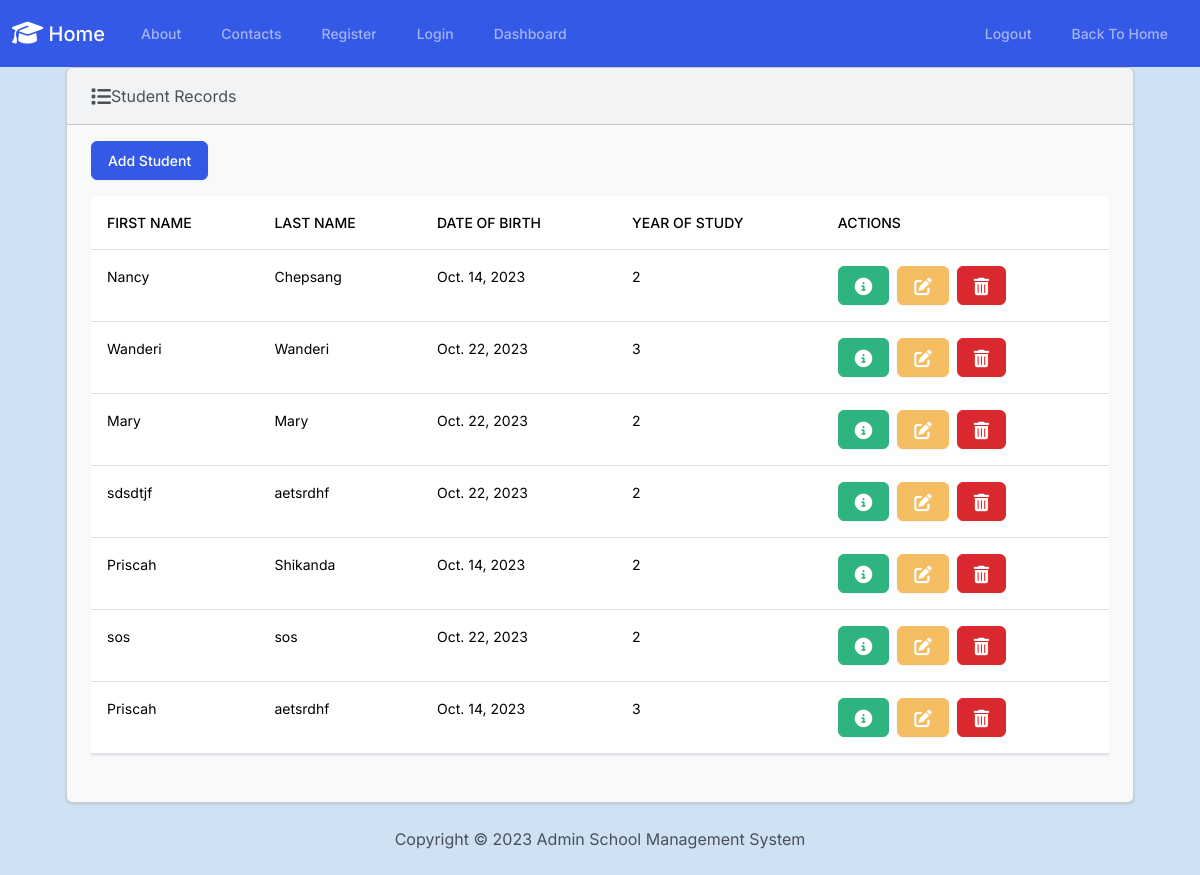
Page /students/view_students/ on the earlier database version.
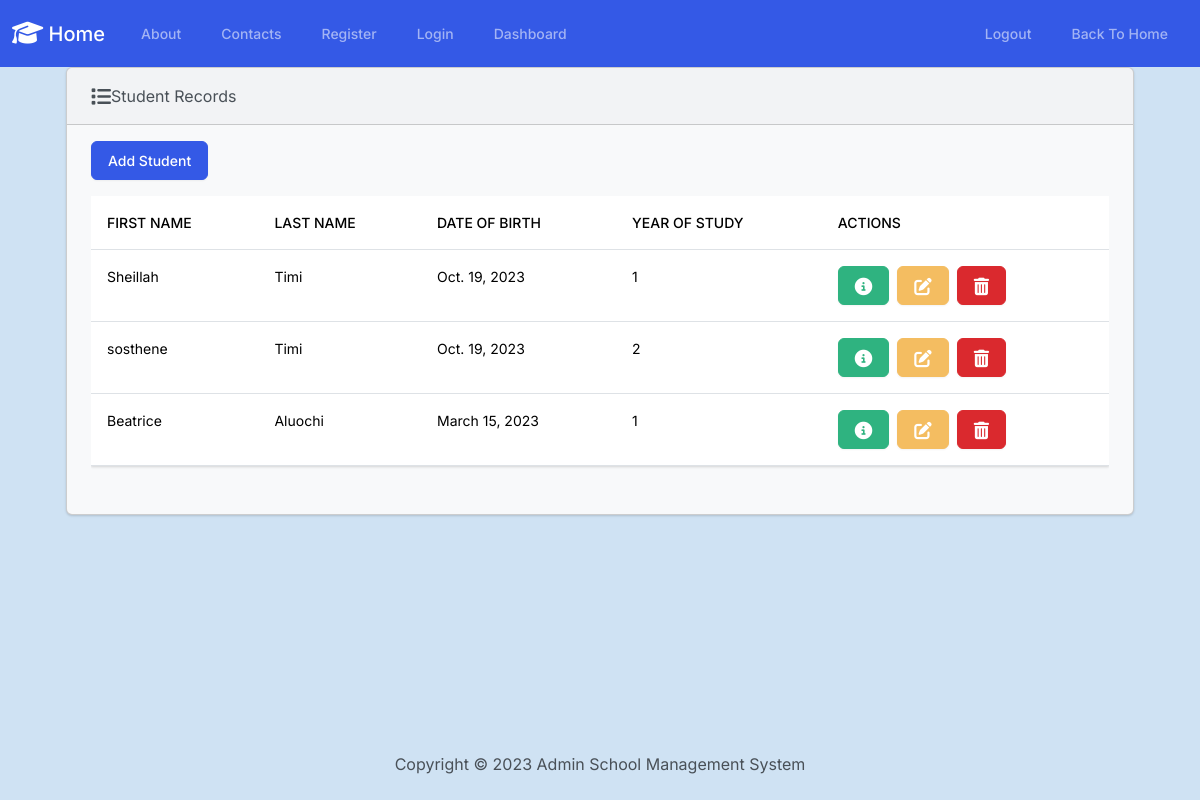
Same page on the later database version.
### Students/models.py (models this page shows, shortened)
class Student(models.Model):
    firstName = models.CharField(max_length=50)
    lastName = models.CharField(max_length=50)
    dateOfBirth = models.DateField()
    yearOfStudy = models.IntegerField(choices=YEAR_CHOICES)

### Students/views.py (the view)
# urls.py: path('view_students/', views.view_students, name="view_students"),
def view_students(request):
    students = Student.objects.all()
    context = {
        "students": students,
    }
    return render(request, 'students/view_students.html', context)

### templates/students/view_students.html (shortened to what this page needs)
{% extends "layout.html" %}
{% block content %}
    <div class="row">
        <div class="col-12">
            {% if students %}
            <div class="card bg-light ms-4 me-4 mb-4">
                <div class="card-header">
                    <i class="fa-solid fa-list fa-lg"></i>Student Records
                </div>
                <div class="card-body">
                    <p class="card-text">
                        <a href="{% url 'add_student' %}" class="btn btn-primary">
                            Add Student</a>
                        <div class="table-responsive">
                            <table class="table table-hover">
                                <thead>
                                    <tr>
                                        <th scope="col">First Name</th>
                                        <th scope="col">Last Name</th>
                                        <th scope="col">Date Of Birth</th>
                                        <th scope="col">Year Of Study</th>
                                        <th scope="col">Actions</th>
                                    </tr>
                                </thead>
                                <tbody>
                                    {% for student in students %}
                                    <tr>
                                        <td>{{ student.firstName }}</td>
                                        <td>{{ student.lastName }}</td>
                                        <td>{{ student.dateOfBirth }}</td>
                                        <td>{{ student.yearOfStudy }}</td>
                                        <td>
                                            <button type="button" class="btn btn-success me-1" data-bs-toggle="modal" data-bs-target="#myModal{{ student.id }}">
                                            </button>
                                            <a class="btn btn-warning me-1" href="{% url 'edit_student' student.id %}">
                                            </a>
                                            <button type="button" class="btn btn-danger" data-bs-toggle="modal" data-bs-target="#delete{{ student.id }}">
                                            </button>
                                        </td>
                                    </tr>
                                    {% endfor %}
                                </tbody>
                            </table>
                        </div>
                    </p>
                </div>
            </div>
            {% else %}
            <h5 class="alert alert-primary ms-4 me-4">No Student Records</h5>
            {% endif %}
        </div>
    </div>
{% endblock %}

Differences in the rows shown:
removed Student: firstName "Nancy", lastName "Chepsang", dateOfBirth "Oct. 14, 2023", yearOfStudy "2"
removed Student: firstName "Wanderi", lastName "Wanderi", dateOfBirth "Oct. 22, 2023", yearOfStudy "3"
removed Student: firstName "Mary", lastName "Mary", dateOfBirth "Oct. 22, 2023", yearOfStudy "2"
removed Student: firstName "sdsdtjf", lastName "aetsrdhf", dateOfBirth "Oct. 22, 2023", yearOfStudy "2"
removed Student: firstName "Priscah", lastName "Shikanda", dateOfBirth "Oct. 14, 2023", yearOfStudy "2"
removed Student: firstName "sos", lastName "sos", dateOfBirth "Oct. 22, 2023", yearOfStudy "2"
removed Student: firstName "Priscah", lastName "aetsrdhf", dateOfBirth "Oct. 14, 2023", yearOfStudy "3"
added Student: firstName "Sheillah", lastName "Timi", dateOfBirth "Oct. 19, 2023", yearOfStudy "1"
added Student: firstName "sosthene", lastName "Timi", dateOfBirth "Oct. 19, 2023", yearOfStudy "2"
added Student: firstName "Beatrice", lastName "Aluochi", dateOfBirth "March 15, 2023", yearOfStudy "1"
